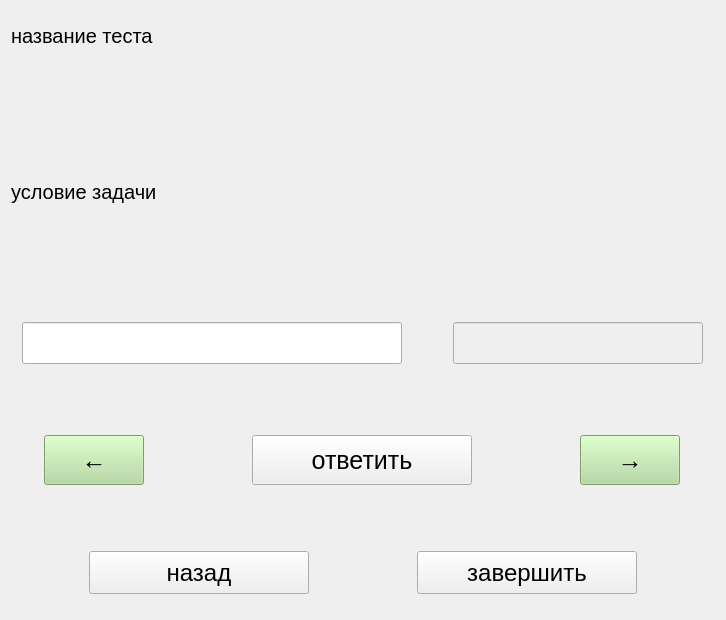
<?xml version="1.0" encoding="UTF-8"?>
<ui version="4.0">
 <class>Form</class>
 <widget class="QWidget" name="Form">
  <property name="geometry">
   <rect>
    <x>0</x>
    <y>0</y>
    <width>726</width>
    <height>620</height>
   </rect>
  </property>
  <property name="windowTitle">
   <string>Form</string>
  </property>
  <layout class="QVBoxLayout" name="verticalLayout">
   <item>
    <widget class="QLabel" name="label_name_test">
     <property name="minimumSize">
      <size>
       <width>0</width>
       <height>50</height>
      </size>
     </property>
     <property name="maximumSize">
      <size>
       <width>16777215</width>
       <height>50</height>
      </size>
     </property>
     <property name="font">
      <font>
       <pointsize>15</pointsize>
      </font>
     </property>
     <property name="text">
      <string>название теста</string>
     </property>
    </widget>
   </item>
   <item>
    <widget class="QLabel" name="label">
     <property name="font">
      <font>
       <pointsize>15</pointsize>
      </font>
     </property>
     <property name="text">
      <string>условие задачи</string>
     </property>
    </widget>
   </item>
   <item>
    <layout class="QHBoxLayout" name="horizontalLayout_3" stretch="0,0">
     <property name="spacing">
      <number>40</number>
     </property>
     <property name="leftMargin">
      <number>0</number>
     </property>
     <property name="topMargin">
      <number>0</number>
     </property>
     <property name="rightMargin">
      <number>0</number>
     </property>
     <property name="bottomMargin">
      <number>65</number>
     </property>
     <item>
      <widget class="QLineEdit" name="lineEdit">
       <property name="minimumSize">
        <size>
         <width>380</width>
         <height>42</height>
        </size>
       </property>
       <property name="maximumSize">
        <size>
         <width>300</width>
         <height>42</height>
        </size>
       </property>
       <property name="font">
        <font>
         <pointsize>14</pointsize>
        </font>
       </property>
       <property name="text">
        <string/>
       </property>
      </widget>
     </item>
     <item>
      <widget class="QLineEdit" name="lineEdit_2">
       <property name="enabled">
        <bool>false</bool>
       </property>
       <property name="minimumSize">
        <size>
         <width>210</width>
         <height>42</height>
        </size>
       </property>
       <property name="maximumSize">
        <size>
         <width>250</width>
         <height>42</height>
        </size>
       </property>
       <property name="font">
        <font>
         <pointsize>14</pointsize>
        </font>
       </property>
      </widget>
     </item>
    </layout>
   </item>
   <item>
    <layout class="QHBoxLayout" name="horizontalLayout">
     <property name="spacing">
      <number>75</number>
     </property>
     <property name="bottomMargin">
      <number>60</number>
     </property>
     <item>
      <widget class="QPushButton" name="bttn_prev">
       <property name="minimumSize">
        <size>
         <width>100</width>
         <height>50</height>
        </size>
       </property>
       <property name="maximumSize">
        <size>
         <width>100</width>
         <height>50</height>
        </size>
       </property>
       <property name="font">
        <font>
         <pointsize>19</pointsize>
        </font>
       </property>
       <property name="styleSheet">
        <string notr="true">background-color: rgb(176, 217, 154);</string>
       </property>
       <property name="text">
        <string>←</string>
       </property>
      </widget>
     </item>
     <item>
      <widget class="QPushButton" name="bttn_check">
       <property name="minimumSize">
        <size>
         <width>220</width>
         <height>50</height>
        </size>
       </property>
       <property name="maximumSize">
        <size>
         <width>220</width>
         <height>50</height>
        </size>
       </property>
       <property name="font">
        <font>
         <pointsize>19</pointsize>
        </font>
       </property>
       <property name="text">
        <string>ответить</string>
       </property>
      </widget>
     </item>
     <item>
      <widget class="QPushButton" name="bttn_next">
       <property name="minimumSize">
        <size>
         <width>100</width>
         <height>50</height>
        </size>
       </property>
       <property name="maximumSize">
        <size>
         <width>100</width>
         <height>50</height>
        </size>
       </property>
       <property name="font">
        <font>
         <pointsize>19</pointsize>
        </font>
       </property>
       <property name="styleSheet">
        <string notr="true">background-color: rgb(176, 217, 154);</string>
       </property>
       <property name="text">
        <string>→</string>
       </property>
      </widget>
     </item>
    </layout>
   </item>
   <item>
    <layout class="QHBoxLayout" name="horizontalLayout_2">
     <property name="spacing">
      <number>30</number>
     </property>
     <property name="topMargin">
      <number>0</number>
     </property>
     <property name="rightMargin">
      <number>0</number>
     </property>
     <property name="bottomMargin">
      <number>15</number>
     </property>
     <item>
      <widget class="QPushButton" name="bttn_back">
       <property name="minimumSize">
        <size>
         <width>220</width>
         <height>43</height>
        </size>
       </property>
       <property name="maximumSize">
        <size>
         <width>220</width>
         <height>43</height>
        </size>
       </property>
       <property name="font">
        <font>
         <pointsize>18</pointsize>
        </font>
       </property>
       <property name="text">
        <string>назад</string>
       </property>
      </widget>
     </item>
     <item>
      <widget class="QPushButton" name="bttn_fin">
       <property name="minimumSize">
        <size>
         <width>220</width>
         <height>43</height>
        </size>
       </property>
       <property name="maximumSize">
        <size>
         <width>220</width>
         <height>43</height>
        </size>
       </property>
       <property name="font">
        <font>
         <pointsize>18</pointsize>
        </font>
       </property>
       <property name="text">
        <string>завершить</string>
       </property>
      </widget>
     </item>
    </layout>
   </item>
  </layout>
 </widget>
 <resources/>
 <connections/>
</ui>
